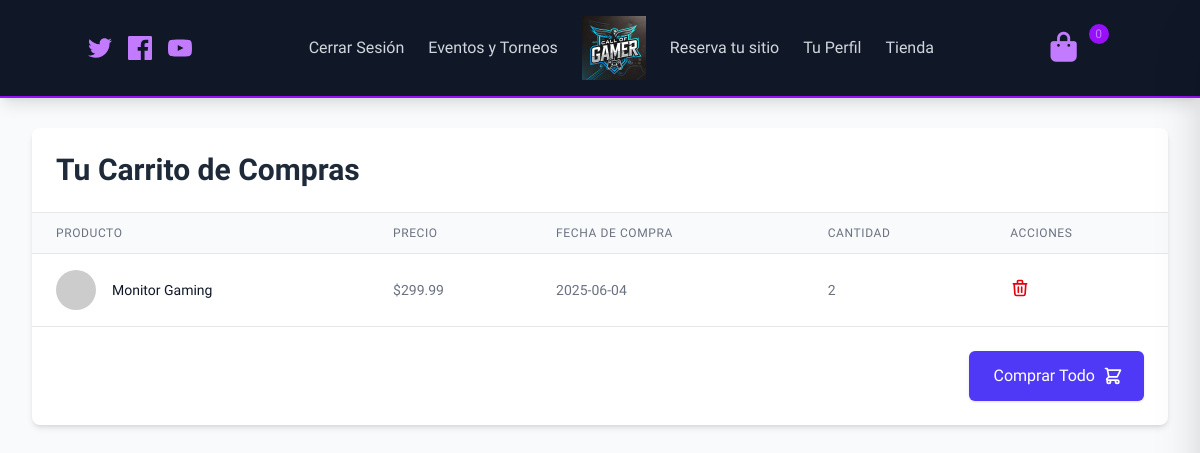
Screenshot of /Controlador/index.php?action=verCarrito (signed in) with the database file from the repository.
### tables this page shows
CREATE TABLE `carrito` (
  `id_usuario` int(11) NOT NULL,
  `id_producto` int(11) NOT NULL,
  `cantidad` int(11) NOT NULL,
  `fecha_compra` date NOT NULL
);

CREATE TABLE `producto` (
  `id_producto` int(11) NOT NULL,
  `nombre_producto` varchar(100) NOT NULL,
  `precio_producto` decimal(10,2) NOT NULL,
  `tipo_producto` enum('Equipo','Accesorios','Juegos','Consolas') NOT NULL,
  `puntos_compra` int(11) NOT NULL,
  `img` varchar(50) NOT NULL
);

### Controlador/index.php (called while the page is built, shortened)
<?php
    function verCarrito() {
        require_once("../Modelos/carrito.php");
        $id_usuario = $_SESSION["id_usuario"];
        $carrito = new Carrito();
        $carritos = $carrito->obtenerPorUsuario($id_usuario);
        require_once("../vistas/cabeza.php");
        require_once("../vistas/carritoUsu.php");
    }
    if (isset($_REQUEST["action"])) {
        $action = strtolower($_REQUEST["action"]);
            $action();
    } else {
        inicio();
    }
?>

### Modelos/class.bd.php (called while the page is built, shortened)
<?php
class bd {
    public function __construct() {
        $this->conn=new mysqli("localhost",'root','' ,"tfg_pablo");
    }
    public function __get($nom){
        return $this->$nom;
    }
}
?>

### Modelos/carrito.php (called while the page is built, shortened)
<?php
require_once("class.bd.php");
class Carrito {
    public $conn;
    public function __construct() {
        $this->conn = new bd();
    }
    public function obtenerPorUsuario($id_usuario) {
        $sentencia = "SELECT carrito.id_usuario, carrito.id_producto, producto.nombre_producto, carrito.fecha_compra, carrito.cantidad, producto.precio_producto FROM carrito, producto WHERE producto.id_producto = carrito.id_producto AND id_usuario = ?";
        $consulta = $this->conn->__get("conn")->prepare($sentencia);
        $consulta->bind_param("i", $id_usuario);
        $consulta->execute();
        $resultado = $consulta->get_result();
        $carrito = [];
        while ($fila = $resultado->fetch_assoc()) {
            $carrito[] = $fila;
        }
        return $carrito;
    }
}
?>

### Vistas/carritoUsu.php (the view, shortened to what this page needs)
<main class="min-h-screen bg-gray-50">
    <section class="pt-32 pb-24 px-4 sm:px-6 lg:px-8">
        <div class="max-w-7xl mx-auto">
            <div class="bg-white rounded-lg shadow-md overflow-hidden">
                <div class="p-6 border-b border-gray-200">
                    <h1 class="text-3xl font-bold text-gray-800">Tu Carrito de Compras</h1>
                </div>
                <?php if (empty($carrito)): ?>
                    <div class="p-6 text-center">
                        <svg class="mx-auto h-12 w-12 text-gray-400" fill="none" viewBox="0 0 24 24" stroke="currentColor">
                            <path stroke-linecap="round" stroke-linejoin="round" stroke-width="2" d="M3 3h2l.4 2M7 13h10l4-8H5.4M7 13L5.4 5M7 13l-2.293 2.293c-.63.63-.184 1.707.707 1.707H17m0 0a2 2 0 100 4 2 2 0 000-4zm-8 2a2 2 0 11-4 0 2 2 0 014 0z" />
                        </svg>
                        <h3 class="mt-2 text-lg font-medium text-gray-900">Carrito vacío</h3>
                        <p class="mt-1 text-gray-500">No hay productos en tu carrito.</p>
                        <div class="mt-6">
                            <a href="#" class="inline-flex items-center px-4 py-2 border border-transparent rounded-md shadow-sm text-sm font-medium text-white bg-indigo-600 hover:bg-indigo-700 focus:outline-none focus:ring-2 focus:ring-offset-2 focus:ring-indigo-500">
                                Continuar comprando
                            </a>
                        </div>
                    </div>
                <?php else: ?>
                    <div class="overflow-x-auto">
                        <table class="min-w-full divide-y divide-gray-200">
                            <thead class="bg-gray-50">
                                <tr>
                                    <th scope="col" class="px-6 py-3 text-left text-xs font-medium text-gray-500 uppercase tracking-wider">Producto</th>
                                    <th scope="col" class="px-6 py-3 text-left text-xs font-medium text-gray-500 uppercase tracking-wider">Precio</th>
                                    <th scope="col" class="px-6 py-3 text-left text-xs font-medium text-gray-500 uppercase tracking-wider hidden md:table-cell">Fecha de Compra</th>
                                    <th scope="col" class="px-6 py-3 text-left text-xs font-medium text-gray-500 uppercase tracking-wider">Cantidad</th>
                                    <th scope="col" class="px-6 py-3 text-left text-xs font-medium text-gray-500 uppercase tracking-wider">Acciones</th>
                                </tr>
                            </thead>
                            <tbody class="bg-white divide-y divide-gray-200">
                                <?php foreach ($carritos as $carrito): ?>
                                    <tr>
                                        <td class="px-6 py-4 whitespace-nowrap">
                                            <div class="flex items-center">
                                                <div class="flex-shrink-0 h-10 w-10">
                                                    <img class="h-10 w-10 rounded-full" src="https://via.placeholder.com/40" alt="">
                                                </div>
                                                <div class="ml-4">
                                                    <div class="text-sm font-medium text-gray-900"><?php echo $carrito['nombre_producto']; ?></div>
                                                </div>
                                            </div>
                                        </td>
                                        <td class="px-6 py-4 whitespace-nowrap text-sm text-gray-500">
                                            $<?php echo number_format($carrito['precio_producto'], 2); ?>
                                        </td>
                                        <td class="px-6 py-4 whitespace-nowrap text-sm text-gray-500 hidden md:table-cell">
                                            <?php echo $carrito['fecha_compra']; ?>
                                        </td>
                                        <td class="px-6 py-4 whitespace-nowrap text-sm text-gray-500">
                                            <?php echo $carrito['cantidad']; ?>
                                        </td>
                                        <td class="px-6 py-4 whitespace-nowrap text-sm font-medium">
                                            <form action="index.php?action=eliminarDelCarrito" method="POST">
                                                <button type="submit" class="text-red-600 hover:text-red-900">
                                                    <svg xmlns="http://www.w3.org/2000/svg" class="h-5 w-5" fill="none" viewBox="0 0 24 24" stroke="currentColor">
                                                        <path stroke-linecap="round" stroke-linejoin="round" stroke-width="2" d="M19 7l-.867 12.142A2 2 0 0116.138 21H7.862a2 2 0 01-1.995-1.858L5 7m5 4v6m4-6v6m1-10V4a1 1 0 00-1-1h-4a1 1 0 00-1 1v3M4 7h16" />
                                                    </svg>
                                                </button>
                                            </form>
                                        </td>
                                    </tr>
                                <?php endforeach; ?>
                            </tbody>
                        </table>
                    </div>
                    <div class="p-6 border-t border-gray-200">
                        <div class="flex justify-end">
                            <div class="group relative">
                                <label for="modalToggle" class="inline-flex items-center px-6 py-3 border border-transparent text-base font-medium rounded-md shadow-sm text-white bg-indigo-600 hover:bg-indigo-700 focus:outline-none focus:ring-2 focus:ring-offset-2 focus:ring-indigo-500 cursor-pointer">
                                    Comprar Todo
                                </label>
                            </div>
                        </div>
                    </div>
                <?php endif; ?>
            </div>
        </div>
    </section>
</main>

### style.css (style rules this page uses)
* { font-family: "Exo 2"; }

### rows the page displays
carrito: id_producto.nombre_producto "Monitor Gaming", id_producto.precio_producto "299.99", fecha_compra "2025-06-04", cantidad "2"
